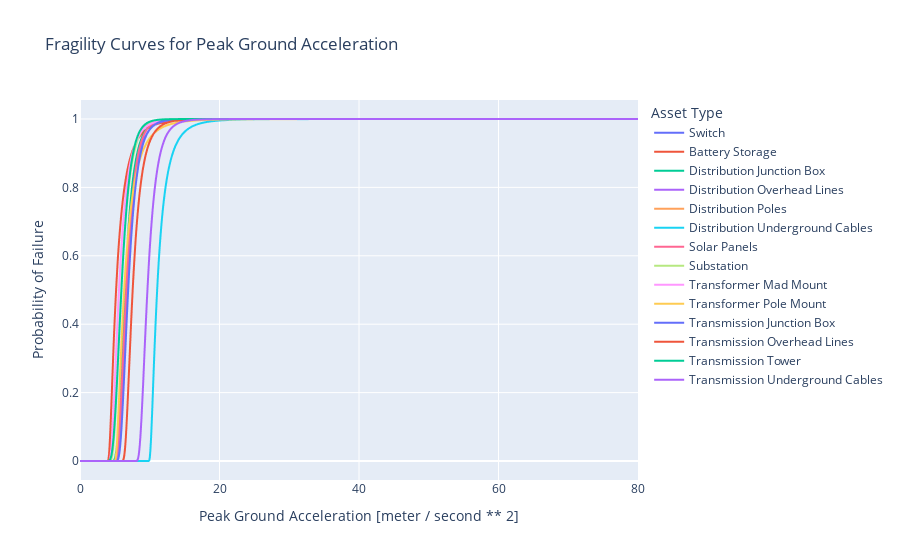
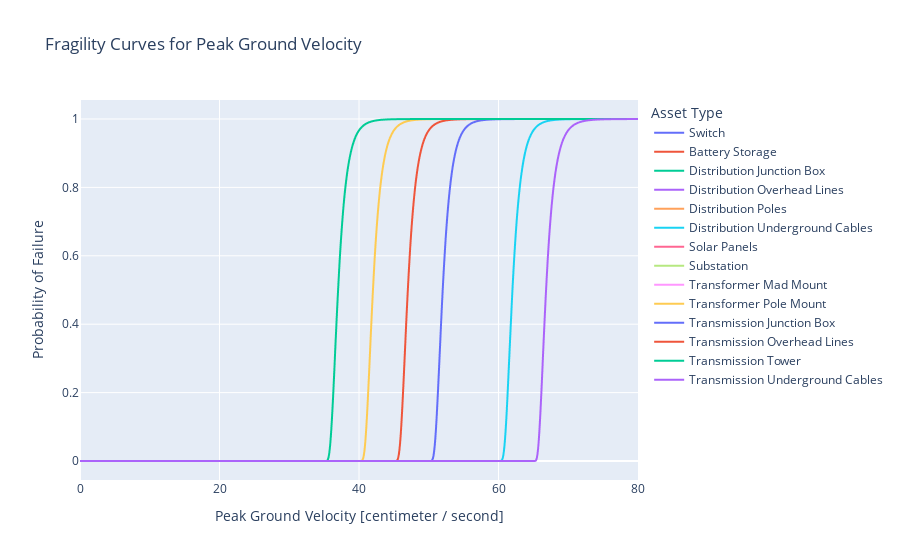
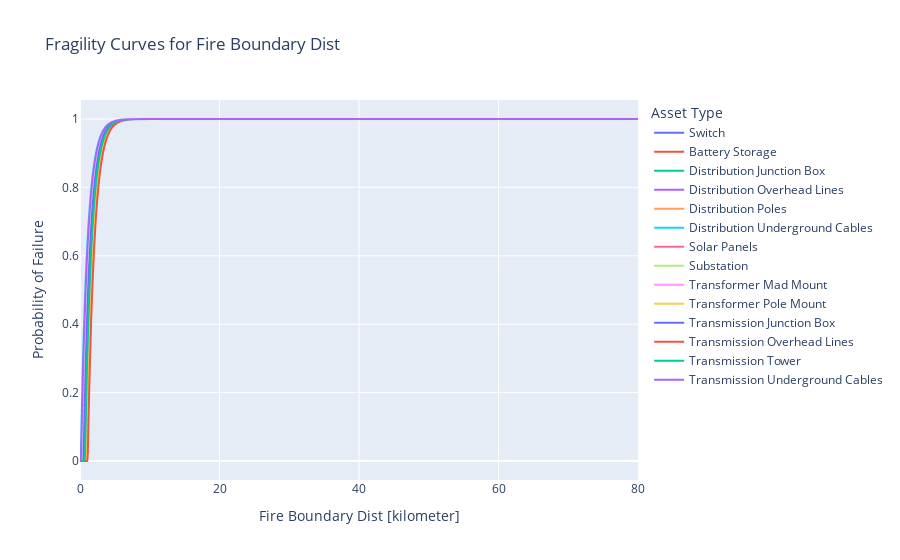
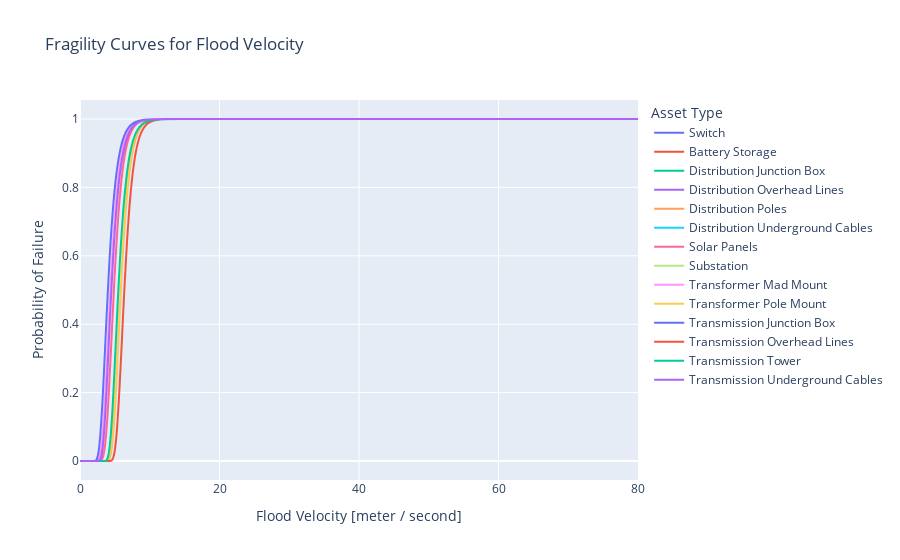

Notebook code cell kept with these figures, in order:
### Markdown cell above
## Default fragility curves

Default fragility curves can be imported from the ERAD library. Note users can build annd pass user defined fragility curves

### Code cell
from erad.default_fragility_curves import DEFAULT_FRAGILTY_CURVES


for i, hazard_curves in enumerate(DEFAULT_FRAGILTY_CURVES):
    img = f"{hazard_curves.name}.html"
    hazard_curves.plot(img, 0, 80, 1000)

    # assert img.exists(), "Plotting failed, image not created."

### Figure 1 — Plotly figure (JSON) as saved in the notebook; plotly's stock layout.template omitted (floating-point values rounded to 4 significant figures; data arrays with more than 128 entries replaced by an {"elided": "..."} marker saying what was removed)
{"data": [{"hovertemplate": "Asset Type=Switch<br>Peak Ground Acceleration [meter / second ** 2]=%{x}<br>Probability of Failure=%{y}<extra></extra>", "legendgroup": "Switch", "line": {"color": "#636efa", "dash": "solid"}, "marker": {"symbol": "circle"}, "mode": "lines", "name": "Switch", "showlegend": true, "type": "scattergl", "x": {"elided": "1000 float values"}, "xaxis": "x", "y": {"elided": "1000 float values"}, "yaxis": "y"}, {"hovertemplate": "Asset Type=Battery Storage<br>Peak Ground Acceleration [meter / second ** 2]=%{x}<br>Probability of Failure=%{y}<extra></extra>", "legendgroup": "Battery Storage", "line": {"color": "#EF553B", "dash": "solid"}, "marker": {"symbol": "circle"}, "mode": "lines", "name": "Battery Storage", "showlegend": true, "type": "scattergl", "x": {"elided": "1000 float values"}, "xaxis": "x", "y": {"elided": "1000 float values"}, "yaxis": "y"}, {"hovertemplate": "Asset Type=Distribution Junction Box<br>Peak Ground Acceleration [meter / second ** 2]=%{x}<br>Probability of Failure=%{y}<extra></extra>", "legendgroup": "Distribution Junction Box", "line": {"color": "#00cc96", "dash": "solid"}, "marker": {"symbol": "circle"}, "mode": "lines", "name": "Distribution Junction Box", "showlegend": true, "type": "scattergl", "x": {"elided": "1000 float values"}, "xaxis": "x", "y": {"elided": "1000 float values"}, "yaxis": "y"}, {"hovertemplate": "Asset Type=Distribution Overhead Lines<br>Peak Ground Acceleration [meter / second ** 2]=%{x}<br>Probability of Failure=%{y}<extra></extra>", "legendgroup": "Distribution Overhead Lines", "line": {"color": "#ab63fa", "dash": "solid"}, "marker": {"symbol": "circle"}, "mode": "lines", "name": "Distribution Overhead Lines", "showlegend": true, "type": "scattergl", "x": {"elided": "1000 float values"}, "xaxis": "x", "y": {"elided": "1000 float values"}, "yaxis": "y"}, {"hovertemplate": "Asset Type=Distribution Poles<br>Peak Ground Acceleration [meter / second ** 2]=%{x}<br>Probability of Failure=%{y}<extra></extra>", "legendgroup": "Distribution Poles", "line": {"color": "#FFA15A", "dash": "solid"}, "marker": {"symbol": "circle"}, "mode": "lines", "name": "Distribution Poles", "showlegend": true, "type": "scattergl", "x": {"elided": "1000 float values"}, "xaxis": "x", "y": {"elided": "1000 float values"}, "yaxis": "y"}, {"hovertemplate": "Asset Type=Distribution Underground Cables<br>Peak Ground Acceleration [meter / second ** 2]=%{x}<br>Probability of Failure=%{y}<extra></extra>", "legendgroup": "Distribution Underground Cables", "line": {"color": "#19d3f3", "dash": "solid"}, "marker": {"symbol": "circle"}, "mode": "lines", "name": "Distribution Underground Cables", "showlegend": true, "type": "scattergl", "x": {"elided": "1000 float values"}, "xaxis": "x", "y": {"elided": "1000 float values"}, "yaxis": "y"}, {"hovertemplate": "Asset Type=Solar Panels<br>Peak Ground Acceleration [meter / second ** 2]=%{x}<br>Probability of Failure=%{y}<extra></extra>", "legendgroup": "Solar Panels", "line": {"color": "#FF6692", "dash": "solid"}, "marker": {"symbol": "circle"}, "mode": "lines", "name": "Solar Panels", "showlegend": true, "type": "scattergl", "x": {"elided": "1000 float values"}, "xaxis": "x", "y": {"elided": "1000 float values"}, "yaxis": "y"}, {"hovertemplate": "Asset Type=Substation<br>Peak Ground Acceleration [meter / second ** 2]=%{x}<br>Probability of Failure=%{y}<extra></extra>", "legendgroup": "Substation", "line": {"color": "#B6E880", "dash": "solid"}, "marker": {"symbol": "circle"}, "mode": "lines", "name": "Substation", "showlegend": true, "type": "scattergl", "x": {"elided": "1000 float values"}, "xaxis": "x", "y": {"elided": "1000 float values"}, "yaxis": "y"}, {"hovertemplate": "Asset Type=Transformer Mad Mount<br>Peak Ground Acceleration [meter / second ** 2]=%{x}<br>Probability of Failure=%{y}<extra></extra>", "legendgroup": "Transformer Mad Mount", "line": {"color": "#FF97FF", "dash": "solid"}, "marker": {"symbol": "circle"}, "mode": "lines", "name": "Transformer Mad Mount", "showlegend": true, "type": "scattergl", "x": {"elided": "1000 float values"}, "xaxis": "x", "y": {"elided": "1000 float values"}, "yaxis": "y"}, {"hovertemplate": "Asset Type=Transformer Pole Mount<br>Peak Ground Acceleration [meter / second ** 2]=%{x}<br>Probability of Failure=%{y}<extra></extra>", "legendgroup": "Transformer Pole Mount", "line": {"color": "#FECB52", "dash": "solid"}, "marker": {"symbol": "circle"}, "mode": "lines", "name": "Transformer Pole Mount", "showlegend": true, "type": "scattergl", "x": {"elided": "1000 float values"}, "xaxis": "x", "y": {"elided": "1000 float values"}, "yaxis": "y"}, {"hovertemplate": "Asset Type=Transmission Junction Box<br>Peak Ground Acceleration [meter / second ** 2]=%{x}<br>Probability of Failure=%{y}<extra></extra>", "legendgroup": "Transmission Junction Box", "line": {"color": "#636efa", "dash": "solid"}, "marker": {"symbol": "circle"}, "mode": "lines", "name": "Transmission Junction Box", "showlegend": true, "type": "scattergl", "x": {"elided": "1000 float values"}, "xaxis": "x", "y": {"elided": "1000 float values"}, "yaxis": "y"}, {"hovertemplate": "Asset Type=Transmission Overhead Lines<br>Peak Ground Acceleration [meter / second ** 2]=%{x}<br>Probability of Failure=%{y}<extra></extra>", "legendgroup": "Transmission Overhead Lines", "line": {"color": "#EF553B", "dash": "solid"}, "marker": {"symbol": "circle"}, "mode": "lines", "name": "Transmission Overhead Lines", "showlegend": true, "type": "scattergl", "x": {"elided": "1000 float values"}, "xaxis": "x", "y": {"elided": "1000 float values"}, "yaxis": "y"}, {"hovertemplate": "Asset Type=Transmission Tower<br>Peak Ground Acceleration [meter / second ** 2]=%{x}<br>Probability of Failure=%{y}<extra></extra>", "legendgroup": "Transmission Tower", "line": {"color": "#00cc96", "dash": "solid"}, "marker": {"symbol": "circle"}, "mode": "lines", "name": "Transmission Tower", "showlegend": true, "type": "scattergl", "x": {"elided": "1000 float values"}, "xaxis": "x", "y": {"elided": "1000 float values"}, "yaxis": "y"}, {"hovertemplate": "Asset Type=Transmission Underground Cables<br>Peak Ground Acceleration [meter / second ** 2]=%{x}<br>Probability of Failure=%{y}<extra></extra>", "legendgroup": "Transmission Underground Cables", "line": {"color": "#ab63fa", "dash": "solid"}, "marker": {"symbol": "circle"}, "mode": "lines", "name": "Transmission Underground Cables", "showlegend": true, "type": "scattergl", "x": {"elided": "1000 float values"}, "xaxis": "x", "y": {"elided": "1000 float values"}, "yaxis": "y"}], "layout": {"legend": {"title": {"text": "Asset Type"}, "tracegroupgap": 0}, "title": {"text": "Fragility Curves for Peak Ground Acceleration"}, "xaxis": {"anchor": "y", "domain": [0, 1], "title": {"text": "Peak Ground Acceleration [meter / second ** 2]"}}, "yaxis": {"anchor": "x", "domain": [0, 1], "title": {"text": "Probability of Failure"}}}}

### Figure 2 — Plotly figure (JSON) as saved in the notebook; plotly's stock layout.template omitted (floating-point values rounded to 4 significant figures; data arrays with more than 128 entries replaced by an {"elided": "..."} marker saying what was removed)
{"data": [{"hovertemplate": "Asset Type=Switch<br>Peak Ground Velocity [centimeter / second]=%{x}<br>Probability of Failure=%{y}<extra></extra>", "legendgroup": "Switch", "line": {"color": "#636efa", "dash": "solid"}, "marker": {"symbol": "circle"}, "mode": "lines", "name": "Switch", "showlegend": true, "type": "scattergl", "x": {"elided": "1000 float values"}, "xaxis": "x", "y": {"elided": "1000 float values"}, "yaxis": "y"}, {"hovertemplate": "Asset Type=Battery Storage<br>Peak Ground Velocity [centimeter / second]=%{x}<br>Probability of Failure=%{y}<extra></extra>", "legendgroup": "Battery Storage", "line": {"color": "#EF553B", "dash": "solid"}, "marker": {"symbol": "circle"}, "mode": "lines", "name": "Battery Storage", "showlegend": true, "type": "scattergl", "x": {"elided": "1000 float values"}, "xaxis": "x", "y": {"elided": "1000 float values"}, "yaxis": "y"}, {"hovertemplate": "Asset Type=Distribution Junction Box<br>Peak Ground Velocity [centimeter / second]=%{x}<br>Probability of Failure=%{y}<extra></extra>", "legendgroup": "Distribution Junction Box", "line": {"color": "#00cc96", "dash": "solid"}, "marker": {"symbol": "circle"}, "mode": "lines", "name": "Distribution Junction Box", "showlegend": true, "type": "scattergl", "x": {"elided": "1000 float values"}, "xaxis": "x", "y": {"elided": "1000 float values"}, "yaxis": "y"}, {"hovertemplate": "Asset Type=Distribution Overhead Lines<br>Peak Ground Velocity [centimeter / second]=%{x}<br>Probability of Failure=%{y}<extra></extra>", "legendgroup": "Distribution Overhead Lines", "line": {"color": "#ab63fa", "dash": "solid"}, "marker": {"symbol": "circle"}, "mode": "lines", "name": "Distribution Overhead Lines", "showlegend": true, "type": "scattergl", "x": {"elided": "1000 float values"}, "xaxis": "x", "y": {"elided": "1000 float values"}, "yaxis": "y"}, {"hovertemplate": "Asset Type=Distribution Poles<br>Peak Ground Velocity [centimeter / second]=%{x}<br>Probability of Failure=%{y}<extra></extra>", "legendgroup": "Distribution Poles", "line": {"color": "#FFA15A", "dash": "solid"}, "marker": {"symbol": "circle"}, "mode": "lines", "name": "Distribution Poles", "showlegend": true, "type": "scattergl", "x": {"elided": "1000 float values"}, "xaxis": "x", "y": {"elided": "1000 float values"}, "yaxis": "y"}, {"hovertemplate": "Asset Type=Distribution Underground Cables<br>Peak Ground Velocity [centimeter / second]=%{x}<br>Probability of Failure=%{y}<extra></extra>", "legendgroup": "Distribution Underground Cables", "line": {"color": "#19d3f3", "dash": "solid"}, "marker": {"symbol": "circle"}, "mode": "lines", "name": "Distribution Underground Cables", "showlegend": true, "type": "scattergl", "x": {"elided": "1000 float values"}, "xaxis": "x", "y": {"elided": "1000 float values"}, "yaxis": "y"}, {"hovertemplate": "Asset Type=Solar Panels<br>Peak Ground Velocity [centimeter / second]=%{x}<br>Probability of Failure=%{y}<extra></extra>", "legendgroup": "Solar Panels", "line": {"color": "#FF6692", "dash": "solid"}, "marker": {"symbol": "circle"}, "mode": "lines", "name": "Solar Panels", "showlegend": true, "type": "scattergl", "x": {"elided": "1000 float values"}, "xaxis": "x", "y": {"elided": "1000 float values"}, "yaxis": "y"}, {"hovertemplate": "Asset Type=Substation<br>Peak Ground Velocity [centimeter / second]=%{x}<br>Probability of Failure=%{y}<extra></extra>", "legendgroup": "Substation", "line": {"color": "#B6E880", "dash": "solid"}, "marker": {"symbol": "circle"}, "mode": "lines", "name": "Substation", "showlegend": true, "type": "scattergl", "x": {"elided": "1000 float values"}, "xaxis": "x", "y": {"elided": "1000 float values"}, "yaxis": "y"}, {"hovertemplate": "Asset Type=Transformer Mad Mount<br>Peak Ground Velocity [centimeter / second]=%{x}<br>Probability of Failure=%{y}<extra></extra>", "legendgroup": "Transformer Mad Mount", "line": {"color": "#FF97FF", "dash": "solid"}, "marker": {"symbol": "circle"}, "mode": "lines", "name": "Transformer Mad Mount", "showlegend": true, "type": "scattergl", "x": {"elided": "1000 float values"}, "xaxis": "x", "y": {"elided": "1000 float values"}, "yaxis": "y"}, {"hovertemplate": "Asset Type=Transformer Pole Mount<br>Peak Ground Velocity [centimeter / second]=%{x}<br>Probability of Failure=%{y}<extra></extra>", "legendgroup": "Transformer Pole Mount", "line": {"color": "#FECB52", "dash": "solid"}, "marker": {"symbol": "circle"}, "mode": "lines", "name": "Transformer Pole Mount", "showlegend": true, "type": "scattergl", "x": {"elided": "1000 float values"}, "xaxis": "x", "y": {"elided": "1000 float values"}, "yaxis": "y"}, {"hovertemplate": "Asset Type=Transmission Junction Box<br>Peak Ground Velocity [centimeter / second]=%{x}<br>Probability of Failure=%{y}<extra></extra>", "legendgroup": "Transmission Junction Box", "line": {"color": "#636efa", "dash": "solid"}, "marker": {"symbol": "circle"}, "mode": "lines", "name": "Transmission Junction Box", "showlegend": true, "type": "scattergl", "x": {"elided": "1000 float values"}, "xaxis": "x", "y": {"elided": "1000 float values"}, "yaxis": "y"}, {"hovertemplate": "Asset Type=Transmission Overhead Lines<br>Peak Ground Velocity [centimeter / second]=%{x}<br>Probability of Failure=%{y}<extra></extra>", "legendgroup": "Transmission Overhead Lines", "line": {"color": "#EF553B", "dash": "solid"}, "marker": {"symbol": "circle"}, "mode": "lines", "name": "Transmission Overhead Lines", "showlegend": true, "type": "scattergl", "x": {"elided": "1000 float values"}, "xaxis": "x", "y": {"elided": "1000 float values"}, "yaxis": "y"}, {"hovertemplate": "Asset Type=Transmission Tower<br>Peak Ground Velocity [centimeter / second]=%{x}<br>Probability of Failure=%{y}<extra></extra>", "legendgroup": "Transmission Tower", "line": {"color": "#00cc96", "dash": "solid"}, "marker": {"symbol": "circle"}, "mode": "lines", "name": "Transmission Tower", "showlegend": true, "type": "scattergl", "x": {"elided": "1000 float values"}, "xaxis": "x", "y": {"elided": "1000 float values"}, "yaxis": "y"}, {"hovertemplate": "Asset Type=Transmission Underground Cables<br>Peak Ground Velocity [centimeter / second]=%{x}<br>Probability of Failure=%{y}<extra></extra>", "legendgroup": "Transmission Underground Cables", "line": {"color": "#ab63fa", "dash": "solid"}, "marker": {"symbol": "circle"}, "mode": "lines", "name": "Transmission Underground Cables", "showlegend": true, "type": "scattergl", "x": {"elided": "1000 float values"}, "xaxis": "x", "y": {"elided": "1000 float values"}, "yaxis": "y"}], "layout": {"legend": {"title": {"text": "Asset Type"}, "tracegroupgap": 0}, "title": {"text": "Fragility Curves for Peak Ground Velocity"}, "xaxis": {"anchor": "y", "domain": [0, 1], "title": {"text": "Peak Ground Velocity [centimeter / second]"}}, "yaxis": {"anchor": "x", "domain": [0, 1], "title": {"text": "Probability of Failure"}}}}

### Figure 3 — Plotly figure (JSON) as saved in the notebook; plotly's stock layout.template omitted (floating-point values rounded to 4 significant figures; data arrays with more than 128 entries replaced by an {"elided": "..."} marker saying what was removed)
{"data": [{"hovertemplate": "Asset Type=Switch<br>Fire Boundary Dist [kilometer]=%{x}<br>Probability of Failure=%{y}<extra></extra>", "legendgroup": "Switch", "line": {"color": "#636efa", "dash": "solid"}, "marker": {"symbol": "circle"}, "mode": "lines", "name": "Switch", "showlegend": true, "type": "scattergl", "x": {"elided": "1000 float values"}, "xaxis": "x", "y": {"elided": "1000 float values"}, "yaxis": "y"}, {"hovertemplate": "Asset Type=Battery Storage<br>Fire Boundary Dist [kilometer]=%{x}<br>Probability of Failure=%{y}<extra></extra>", "legendgroup": "Battery Storage", "line": {"color": "#EF553B", "dash": "solid"}, "marker": {"symbol": "circle"}, "mode": "lines", "name": "Battery Storage", "showlegend": true, "type": "scattergl", "x": {"elided": "1000 float values"}, "xaxis": "x", "y": {"elided": "1000 float values"}, "yaxis": "y"}, {"hovertemplate": "Asset Type=Distribution Junction Box<br>Fire Boundary Dist [kilometer]=%{x}<br>Probability of Failure=%{y}<extra></extra>", "legendgroup": "Distribution Junction Box", "line": {"color": "#00cc96", "dash": "solid"}, "marker": {"symbol": "circle"}, "mode": "lines", "name": "Distribution Junction Box", "showlegend": true, "type": "scattergl", "x": {"elided": "1000 float values"}, "xaxis": "x", "y": {"elided": "1000 float values"}, "yaxis": "y"}, {"hovertemplate": "Asset Type=Distribution Overhead Lines<br>Fire Boundary Dist [kilometer]=%{x}<br>Probability of Failure=%{y}<extra></extra>", "legendgroup": "Distribution Overhead Lines", "line": {"color": "#ab63fa", "dash": "solid"}, "marker": {"symbol": "circle"}, "mode": "lines", "name": "Distribution Overhead Lines", "showlegend": true, "type": "scattergl", "x": {"elided": "1000 float values"}, "xaxis": "x", "y": {"elided": "1000 float values"}, "yaxis": "y"}, {"hovertemplate": "Asset Type=Distribution Poles<br>Fire Boundary Dist [kilometer]=%{x}<br>Probability of Failure=%{y}<extra></extra>", "legendgroup": "Distribution Poles", "line": {"color": "#FFA15A", "dash": "solid"}, "marker": {"symbol": "circle"}, "mode": "lines", "name": "Distribution Poles", "showlegend": true, "type": "scattergl", "x": {"elided": "1000 float values"}, "xaxis": "x", "y": {"elided": "1000 float values"}, "yaxis": "y"}, {"hovertemplate": "Asset Type=Distribution Underground Cables<br>Fire Boundary Dist [kilometer]=%{x}<br>Probability of Failure=%{y}<extra></extra>", "legendgroup": "Distribution Underground Cables", "line": {"color": "#19d3f3", "dash": "solid"}, "marker": {"symbol": "circle"}, "mode": "lines", "name": "Distribution Underground Cables", "showlegend": true, "type": "scattergl", "x": {"elided": "1000 float values"}, "xaxis": "x", "y": {"elided": "1000 float values"}, "yaxis": "y"}, {"hovertemplate": "Asset Type=Solar Panels<br>Fire Boundary Dist [kilometer]=%{x}<br>Probability of Failure=%{y}<extra></extra>", "legendgroup": "Solar Panels", "line": {"color": "#FF6692", "dash": "solid"}, "marker": {"symbol": "circle"}, "mode": "lines", "name": "Solar Panels", "showlegend": true, "type": "scattergl", "x": {"elided": "1000 float values"}, "xaxis": "x", "y": {"elided": "1000 float values"}, "yaxis": "y"}, {"hovertemplate": "Asset Type=Substation<br>Fire Boundary Dist [kilometer]=%{x}<br>Probability of Failure=%{y}<extra></extra>", "legendgroup": "Substation", "line": {"color": "#B6E880", "dash": "solid"}, "marker": {"symbol": "circle"}, "mode": "lines", "name": "Substation", "showlegend": true, "type": "scattergl", "x": {"elided": "1000 float values"}, "xaxis": "x", "y": {"elided": "1000 float values"}, "yaxis": "y"}, {"hovertemplate": "Asset Type=Transformer Mad Mount<br>Fire Boundary Dist [kilometer]=%{x}<br>Probability of Failure=%{y}<extra></extra>", "legendgroup": "Transformer Mad Mount", "line": {"color": "#FF97FF", "dash": "solid"}, "marker": {"symbol": "circle"}, "mode": "lines", "name": "Transformer Mad Mount", "showlegend": true, "type": "scattergl", "x": {"elided": "1000 float values"}, "xaxis": "x", "y": {"elided": "1000 float values"}, "yaxis": "y"}, {"hovertemplate": "Asset Type=Transformer Pole Mount<br>Fire Boundary Dist [kilometer]=%{x}<br>Probability of Failure=%{y}<extra></extra>", "legendgroup": "Transformer Pole Mount", "line": {"color": "#FECB52", "dash": "solid"}, "marker": {"symbol": "circle"}, "mode": "lines", "name": "Transformer Pole Mount", "showlegend": true, "type": "scattergl", "x": {"elided": "1000 float values"}, "xaxis": "x", "y": {"elided": "1000 float values"}, "yaxis": "y"}, {"hovertemplate": "Asset Type=Transmission Junction Box<br>Fire Boundary Dist [kilometer]=%{x}<br>Probability of Failure=%{y}<extra></extra>", "legendgroup": "Transmission Junction Box", "line": {"color": "#636efa", "dash": "solid"}, "marker": {"symbol": "circle"}, "mode": "lines", "name": "Transmission Junction Box", "showlegend": true, "type": "scattergl", "x": {"elided": "1000 float values"}, "xaxis": "x", "y": {"elided": "1000 float values"}, "yaxis": "y"}, {"hovertemplate": "Asset Type=Transmission Overhead Lines<br>Fire Boundary Dist [kilometer]=%{x}<br>Probability of Failure=%{y}<extra></extra>", "legendgroup": "Transmission Overhead Lines", "line": {"color": "#EF553B", "dash": "solid"}, "marker": {"symbol": "circle"}, "mode": "lines", "name": "Transmission Overhead Lines", "showlegend": true, "type": "scattergl", "x": {"elided": "1000 float values"}, "xaxis": "x", "y": {"elided": "1000 float values"}, "yaxis": "y"}, {"hovertemplate": "Asset Type=Transmission Tower<br>Fire Boundary Dist [kilometer]=%{x}<br>Probability of Failure=%{y}<extra></extra>", "legendgroup": "Transmission Tower", "line": {"color": "#00cc96", "dash": "solid"}, "marker": {"symbol": "circle"}, "mode": "lines", "name": "Transmission Tower", "showlegend": true, "type": "scattergl", "x": {"elided": "1000 float values"}, "xaxis": "x", "y": {"elided": "1000 float values"}, "yaxis": "y"}, {"hovertemplate": "Asset Type=Transmission Underground Cables<br>Fire Boundary Dist [kilometer]=%{x}<br>Probability of Failure=%{y}<extra></extra>", "legendgroup": "Transmission Underground Cables", "line": {"color": "#ab63fa", "dash": "solid"}, "marker": {"symbol": "circle"}, "mode": "lines", "name": "Transmission Underground Cables", "showlegend": true, "type": "scattergl", "x": {"elided": "1000 float values"}, "xaxis": "x", "y": {"elided": "1000 float values"}, "yaxis": "y"}], "layout": {"legend": {"title": {"text": "Asset Type"}, "tracegroupgap": 0}, "title": {"text": "Fragility Curves for Fire Boundary Dist"}, "xaxis": {"anchor": "y", "domain": [0, 1], "title": {"text": "Fire Boundary Dist [kilometer]"}}, "yaxis": {"anchor": "x", "domain": [0, 1], "title": {"text": "Probability of Failure"}}}}

### Figure 4 — Plotly figure (JSON) as saved in the notebook; plotly's stock layout.template omitted (floating-point values rounded to 4 significant figures; data arrays with more than 128 entries replaced by an {"elided": "..."} marker saying what was removed)
{"data": [{"hovertemplate": "Asset Type=Switch<br>Flood Velocity [meter / second]=%{x}<br>Probability of Failure=%{y}<extra></extra>", "legendgroup": "Switch", "line": {"color": "#636efa", "dash": "solid"}, "marker": {"symbol": "circle"}, "mode": "lines", "name": "Switch", "showlegend": true, "type": "scattergl", "x": {"elided": "1000 float values"}, "xaxis": "x", "y": {"elided": "1000 float values"}, "yaxis": "y"}, {"hovertemplate": "Asset Type=Battery Storage<br>Flood Velocity [meter / second]=%{x}<br>Probability of Failure=%{y}<extra></extra>", "legendgroup": "Battery Storage", "line": {"color": "#EF553B", "dash": "solid"}, "marker": {"symbol": "circle"}, "mode": "lines", "name": "Battery Storage", "showlegend": true, "type": "scattergl", "x": {"elided": "1000 float values"}, "xaxis": "x", "y": {"elided": "1000 float values"}, "yaxis": "y"}, {"hovertemplate": "Asset Type=Distribution Junction Box<br>Flood Velocity [meter / second]=%{x}<br>Probability of Failure=%{y}<extra></extra>", "legendgroup": "Distribution Junction Box", "line": {"color": "#00cc96", "dash": "solid"}, "marker": {"symbol": "circle"}, "mode": "lines", "name": "Distribution Junction Box", "showlegend": true, "type": "scattergl", "x": {"elided": "1000 float values"}, "xaxis": "x", "y": {"elided": "1000 float values"}, "yaxis": "y"}, {"hovertemplate": "Asset Type=Distribution Overhead Lines<br>Flood Velocity [meter / second]=%{x}<br>Probability of Failure=%{y}<extra></extra>", "legendgroup": "Distribution Overhead Lines", "line": {"color": "#ab63fa", "dash": "solid"}, "marker": {"symbol": "circle"}, "mode": "lines", "name": "Distribution Overhead Lines", "showlegend": true, "type": "scattergl", "x": {"elided": "1000 float values"}, "xaxis": "x", "y": {"elided": "1000 float values"}, "yaxis": "y"}, {"hovertemplate": "Asset Type=Distribution Poles<br>Flood Velocity [meter / second]=%{x}<br>Probability of Failure=%{y}<extra></extra>", "legendgroup": "Distribution Poles", "line": {"color": "#FFA15A", "dash": "solid"}, "marker": {"symbol": "circle"}, "mode": "lines", "name": "Distribution Poles", "showlegend": true, "type": "scattergl", "x": {"elided": "1000 float values"}, "xaxis": "x", "y": {"elided": "1000 float values"}, "yaxis": "y"}, {"hovertemplate": "Asset Type=Distribution Underground Cables<br>Flood Velocity [meter / second]=%{x}<br>Probability of Failure=%{y}<extra></extra>", "legendgroup": "Distribution Underground Cables", "line": {"color": "#19d3f3", "dash": "solid"}, "marker": {"symbol": "circle"}, "mode": "lines", "name": "Distribution Underground Cables", "showlegend": true, "type": "scattergl", "x": {"elided": "1000 float values"}, "xaxis": "x", "y": {"elided": "1000 float values"}, "yaxis": "y"}, {"hovertemplate": "Asset Type=Solar Panels<br>Flood Velocity [meter / second]=%{x}<br>Probability of Failure=%{y}<extra></extra>", "legendgroup": "Solar Panels", "line": {"color": "#FF6692", "dash": "solid"}, "marker": {"symbol": "circle"}, "mode": "lines", "name": "Solar Panels", "showlegend": true, "type": "scattergl", "x": {"elided": "1000 float values"}, "xaxis": "x", "y": {"elided": "1000 float values"}, "yaxis": "y"}, {"hovertemplate": "Asset Type=Substation<br>Flood Velocity [meter / second]=%{x}<br>Probability of Failure=%{y}<extra></extra>", "legendgroup": "Substation", "line": {"color": "#B6E880", "dash": "solid"}, "marker": {"symbol": "circle"}, "mode": "lines", "name": "Substation", "showlegend": true, "type": "scattergl", "x": {"elided": "1000 float values"}, "xaxis": "x", "y": {"elided": "1000 float values"}, "yaxis": "y"}, {"hovertemplate": "Asset Type=Transformer Mad Mount<br>Flood Velocity [meter / second]=%{x}<br>Probability of Failure=%{y}<extra></extra>", "legendgroup": "Transformer Mad Mount", "line": {"color": "#FF97FF", "dash": "solid"}, "marker": {"symbol": "circle"}, "mode": "lines", "name": "Transformer Mad Mount", "showlegend": true, "type": "scattergl", "x": {"elided": "1000 float values"}, "xaxis": "x", "y": {"elided": "1000 float values"}, "yaxis": "y"}, {"hovertemplate": "Asset Type=Transformer Pole Mount<br>Flood Velocity [meter / second]=%{x}<br>Probability of Failure=%{y}<extra></extra>", "legendgroup": "Transformer Pole Mount", "line": {"color": "#FECB52", "dash": "solid"}, "marker": {"symbol": "circle"}, "mode": "lines", "name": "Transformer Pole Mount", "showlegend": true, "type": "scattergl", "x": {"elided": "1000 float values"}, "xaxis": "x", "y": {"elided": "1000 float values"}, "yaxis": "y"}, {"hovertemplate": "Asset Type=Transmission Junction Box<br>Flood Velocity [meter / second]=%{x}<br>Probability of Failure=%{y}<extra></extra>", "legendgroup": "Transmission Junction Box", "line": {"color": "#636efa", "dash": "solid"}, "marker": {"symbol": "circle"}, "mode": "lines", "name": "Transmission Junction Box", "showlegend": true, "type": "scattergl", "x": {"elided": "1000 float values"}, "xaxis": "x", "y": {"elided": "1000 float values"}, "yaxis": "y"}, {"hovertemplate": "Asset Type=Transmission Overhead Lines<br>Flood Velocity [meter / second]=%{x}<br>Probability of Failure=%{y}<extra></extra>", "legendgroup": "Transmission Overhead Lines", "line": {"color": "#EF553B", "dash": "solid"}, "marker": {"symbol": "circle"}, "mode": "lines", "name": "Transmission Overhead Lines", "showlegend": true, "type": "scattergl", "x": {"elided": "1000 float values"}, "xaxis": "x", "y": {"elided": "1000 float values"}, "yaxis": "y"}, {"hovertemplate": "Asset Type=Transmission Tower<br>Flood Velocity [meter / second]=%{x}<br>Probability of Failure=%{y}<extra></extra>", "legendgroup": "Transmission Tower", "line": {"color": "#00cc96", "dash": "solid"}, "marker": {"symbol": "circle"}, "mode": "lines", "name": "Transmission Tower", "showlegend": true, "type": "scattergl", "x": {"elided": "1000 float values"}, "xaxis": "x", "y": {"elided": "1000 float values"}, "yaxis": "y"}, {"hovertemplate": "Asset Type=Transmission Underground Cables<br>Flood Velocity [meter / second]=%{x}<br>Probability of Failure=%{y}<extra></extra>", "legendgroup": "Transmission Underground Cables", "line": {"color": "#ab63fa", "dash": "solid"}, "marker": {"symbol": "circle"}, "mode": "lines", "name": "Transmission Underground Cables", "showlegend": true, "type": "scattergl", "x": {"elided": "1000 float values"}, "xaxis": "x", "y": {"elided": "1000 float values"}, "yaxis": "y"}], "layout": {"legend": {"title": {"text": "Asset Type"}, "tracegroupgap": 0}, "title": {"text": "Fragility Curves for Flood Velocity"}, "xaxis": {"anchor": "y", "domain": [0, 1], "title": {"text": "Flood Velocity [meter / second]"}}, "yaxis": {"anchor": "x", "domain": [0, 1], "title": {"text": "Probability of Failure"}}}}
